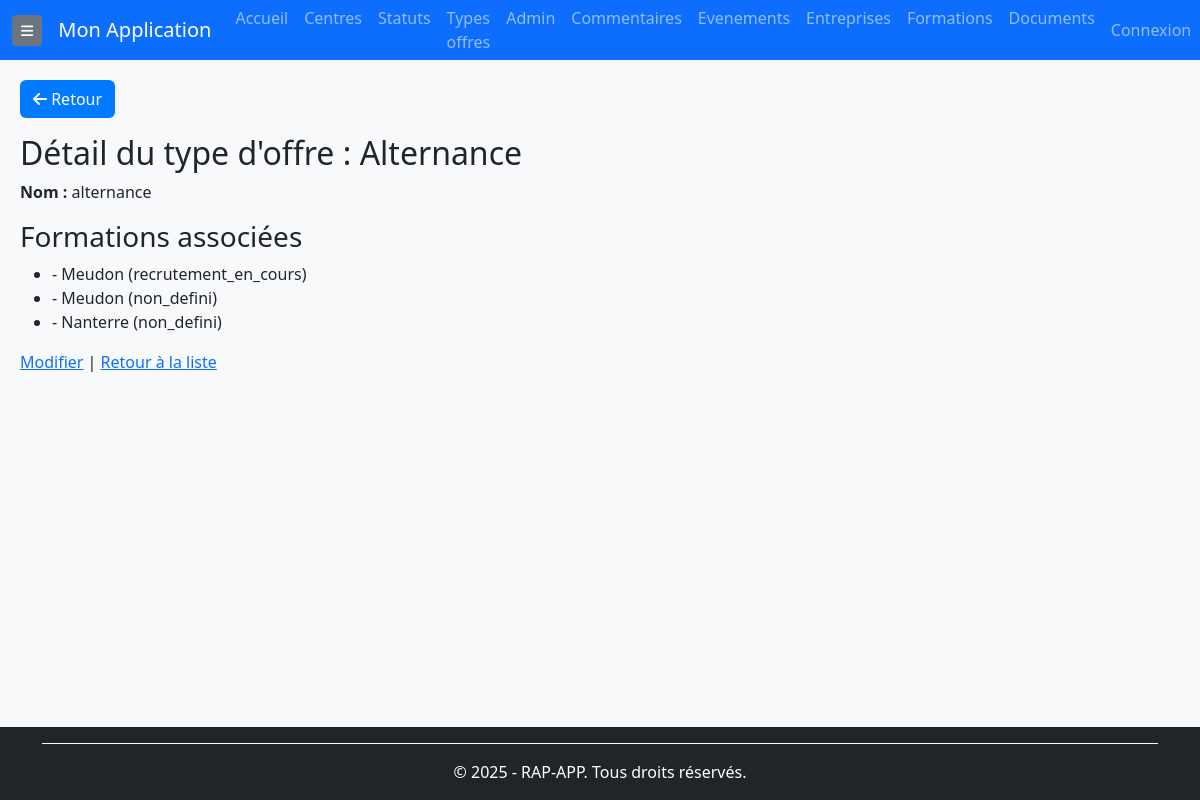
The page /types-offres/2/ (signed in) on the database its author committed.
### rap_app/models/types_offre.py (models this page shows, shortened)
class TypeOffre(BaseModel):
    CRIF = 'crif'
    ALTERNANCE = 'alternance'
    POEC = 'poec'
    POEI = 'poei'
    TOSA = 'tosa'
    AUTRE = 'autre'
    NON_DEFINI = 'non_defini'
    TYPE_OFFRE_CHOICES = [
        (CRIF, 'CRIF'),
        (ALTERNANCE, 'Alternance'),
        (POEC, 'POEC'),
        (POEI, 'POEI'),
        (TOSA, 'TOSA'),
        (AUTRE, 'Autre'),
        (NON_DEFINI, 'Non défini'),
    ]
    nom = models.CharField(
        max_length=100,
        choices=TYPE_OFFRE_CHOICES,
        default=NON_DEFINI,
        verbose_name="Type d'offre"
    )
    """
    Nom du type d'offre, avec une liste de choix prédéfinis.
    """
    autre = models.CharField(
        max_length=255,
        blank=True,  # Suppression de null=True pour éviter les valeurs NULL sur un CharField
        verbose_name="Autre (personnalisé)"
    )
    """
    Champ permettant de spécifier un type personnalisé si "Autre" est sélectionné.
    """
    def __str__(self):
        return self.autre if self.nom == self.AUTRE and self.autre else self.get_nom_display()
    class Meta:
        verbose_name = "Type d'offre"
        verbose_name_plural = "Types d'offres"
        ordering = ['nom']
        constraints = [
            models.UniqueConstraint(
                fields=['autre'],
                name='unique_autre_non_null',
                condition=models.Q(nom='autre', autre__isnull=False)
            )
        ]  # Empêche d'avoir plusieurs fois la même valeur personnalisée 'Autre'

### rap_app/models/formations.py (models this page shows, shortened)
class Formation(BaseModel):
    nom = models.CharField(max_length=255, verbose_name="Nom de la formation")
    centre = models.ForeignKey(Centre, on_delete=models.CASCADE, related_name='formations', verbose_name="Centre de formation")
    type_offre = models.ForeignKey(TypeOffre, on_delete=models.CASCADE, related_name="formations", verbose_name="Type d'offre")
    statut = models.ForeignKey(Statut, on_delete=models.CASCADE, related_name="formations", verbose_name="Statut de la formation")
    start_date = models.DateField(null=True, blank=True, verbose_name="Date de début")
    end_date = models.DateField(null=True, blank=True, verbose_name="Date de fin")
    num_kairos = models.CharField(max_length=50, null=True, blank=True, verbose_name="Numéro Kairos")
    num_offre = models.CharField(max_length=50, null=True, blank=True, verbose_name="Numéro de l'offre")
    num_produit = models.CharField(max_length=50, null=True, blank=True, verbose_name="Numéro du produit")
    prevus_crif = models.PositiveIntegerField(default=0, verbose_name="Places prévues CRIF")
    prevus_mp = models.PositiveIntegerField(default=0, verbose_name="Places prévues MP")
    inscrits_crif = models.PositiveIntegerField(default=0, verbose_name="Inscrits CRIF")
    inscrits_mp = models.PositiveIntegerField(default=0, verbose_name="Inscrits MP")
    assistante = models.CharField(max_length=255, null=True, blank=True, verbose_name="Assistante")
    cap = models.PositiveIntegerField(null=True, blank=True, verbose_name="Capacité maximale")
    convocation_envoie = models.BooleanField(default=False, verbose_name="Convocation envoyée")
    entresformation = models.PositiveIntegerField(default=0, verbose_name="Entrées en formation")
    nombre_candidats = models.PositiveIntegerField(default=0, verbose_name="Nombre de candidats")
    nombre_entretiens = models.PositiveIntegerField(default=0, verbose_name="Nombre d'entretiens")
    nombre_evenements = models.PositiveIntegerField(default=0, verbose_name="Nombre d'événements")
    dernier_commentaire = models.TextField(null=True, blank=True, verbose_name="Dernier commentaire")
    entreprises = models.ManyToManyField(Entreprise, related_name="formations", verbose_name="Partenaires", blank=True)
    utilisateur = models.ForeignKey(User, on_delete=models.SET_NULL, null=True, blank=True,related_name="formations_creees",verbose_name="Créé par" )
    objects = FormationManager()
    class Meta:
        verbose_name = "Formation"
        verbose_name_plural = "Formations"
        ordering = ['-start_date', 'nom']
        indexes = [
            models.Index(fields=['start_date']),
            models.Index(fields=['end_date']),
            models.Index(fields=['nom']),
        ]

### rap_app/models/centres.py (models this page shows, shortened)
class Centre(BaseModel):
    nom = models.CharField(
        max_length=255,
        unique=True,  # 🔹 Garantit qu'un centre a un nom unique
        verbose_name="Nom du centre"
    )
    code_postal = models.CharField(
        max_length=5,  # 🔹 Limité à 5 caractères au lieu de 10
        null=True,
        blank=True,
        verbose_name="Code postal",
        validators=[
            RegexValidator(
                regex=r'^\d{5}$',
                message="Le code postal doit contenir exactement 5 chiffres"
            )
        ]
    )
    class Meta:
        verbose_name = "Centre"
        verbose_name_plural = "Centres"
        ordering = ['nom']
        indexes = [
            models.Index(fields=['nom']),  # 🔹 Index pour optimiser les recherches par nom
            models.Index(fields=['code_postal']),  # 🔹 Index pour les recherches par code postal
        ]

### rap_app/models/statut.py (models this page shows, shortened)
class Statut(BaseModel):
    NON_DEFINI = 'non_defini'
    RECRUTEMENT_EN_COURS = 'recrutement_en_cours'
    FORMATION_EN_COURS = 'formation_en_cours'
    FORMATION_A_ANNULER = 'formation_a_annuler'
    FORMATION_A_REPOUSSER = 'formation_a_repousser'
    FORMATION_ANNULEE = 'formation_annulee'
    PLEINE = 'pleine'
    QUASI_PLEINE = 'quasi_pleine'
    AUTRE = 'autre'
    STATUT_CHOICES = [
        (NON_DEFINI, 'Non défini'),
        (RECRUTEMENT_EN_COURS, 'Recrutement en cours'),
        (FORMATION_EN_COURS, 'Formation en cours'),
        (FORMATION_A_ANNULER, 'Formation à annuler'),
        (FORMATION_A_REPOUSSER, 'Formation à repousser'),
        (FORMATION_ANNULEE, 'Formation annulée'),
        (PLEINE, 'Pleine'),
        (QUASI_PLEINE, 'Quasi-pleine'),
        (AUTRE, 'Autre'),
    ]
    nom = models.CharField(
        max_length=100,
        choices=STATUT_CHOICES,
        verbose_name="Nom du statut"
    )
    """
    Nom du statut, avec des choix prédéfinis.
    """
    couleur = models.CharField(
        max_length=7,  # Format #RRGGBB
        verbose_name="Couleur",
        help_text="Couleur hexadécimale (ex: #FF5733)",
        blank=True  # Permet d'assigner une couleur par défaut si vide
    )
    """
    Code couleur associé au statut.
    Exemple : `#FF0000` pour rouge, `#00FF00` pour vert.
    Si ce champ est vide, une couleur prédéfinie selon le type de statut sera attribuée.
    """
    description_autre = models.CharField(
        max_length=255,
        blank=True,
        null=True,
        verbose_name="Description personnalisée"
    )
    """
    Permet de renseigner une description si le statut sélectionné est "Autre".
    Obligatoire si le statut est `AUTRE`.
    """
    class Meta:
        verbose_name = "Statut"
        verbose_name_plural = "Statuts"
        ordering = ['nom']

### rap_app/views/types_offre_views.py (the view)
# urls.py: path('types-offres/<int:pk>/', types_offre_views.TypeOffreDetailView.as_view(), name='type-offre-detail'),
class TypeOffreDetailView(BaseDetailView):
    model = TypeOffre
    context_object_name = 'type_offre'
    template_name = "types_offres/typeoffre_detail.html"
    def get_context_data(self, **kwargs):
        context = super().get_context_data(**kwargs)
        context['formations'] = Formation.objects.filter(
            type_offre=self.object
        ).select_related('centre', 'statut').order_by('-start_date')
        return context

### rap_app/templates/types_offres/typeoffre_detail.html (shortened to what this page needs)
{% extends "base.html" %}
{% block content %}
{% include "composants/bouton_retour.html" %}
<h2>Détail du type d'offre : {{ type_offre }}</h2>
<p><strong>Nom :</strong> {{ type_offre.nom }}</p>
<h3>Formations associées</h3>
<ul>
    {% for formation in formations %}
    <li>{{ formation.titre }} - {{ formation.centre.nom }} ({{ formation.statut.nom }})</li>
    {% empty %}
    <li>Aucune formation associée.</li>
    {% endfor %}
</ul>
<a href="{% url 'type-offre-update' type_offre.id %}">Modifier</a> |
<a href="{% url 'type-offre-list' %}">Retour à la liste</a>
{% endblock %}

### rap_app/templates/base.html (style rules this page uses)
body { background-color: #f8f9fa; display: flex; flex-direction: column; min-height: 100vh; }

### rows shown on the page
TypeOffre: nom "Alternance", nom "alternance"
Formation: centre.nom "Meudon", statut.nom "recrutement_en_cours"
Formation: centre.nom "Meudon", statut.nom "non_defini"
Formation: centre.nom "Nanterre", statut.nom "non_defini"
